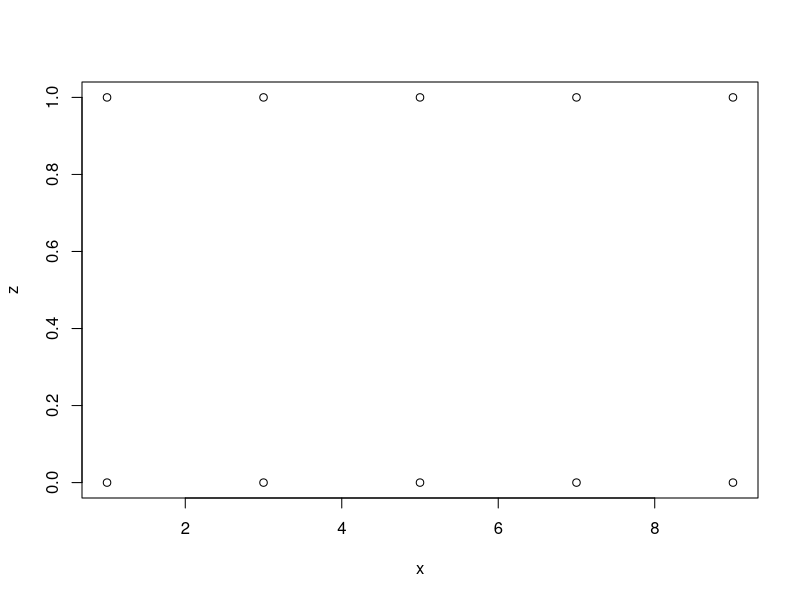
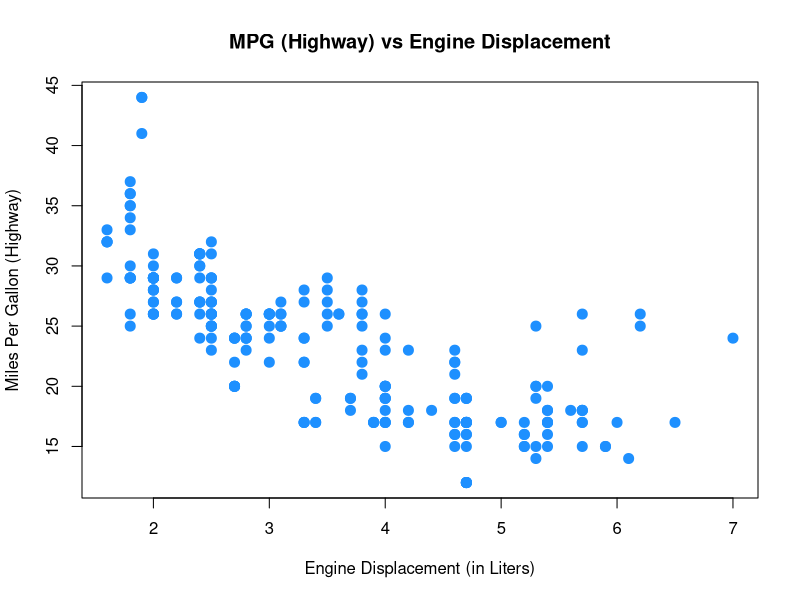

R code for these plots, in order:
## ---- chunk 1
# define function
get_sd = function(x, biased = FALSE) {
  n = length(x) - 1 * !biased
  sqrt((1 / n) * sum((x - mean(x)) ^ 2))
}

# generate random sample data
set.seed(42)
(test_sample = rnorm(n = 10, mean = 2, sd = 5))

# run function on generated data
get_sd(test_sample)
## ---- chunk 2
example_data = read.csv("example_data.csv")
## ---- chunk 3
#install.packages("ggplot2")
library(ggplot2)
## ---- chunk 4
#install.packages("rmarkdown")
## ---- chunk 5
plot(z ~ x, data = example_data)
## ---- chunk 6
plot(hwy ~ displ, data = mpg,
     xlab = "Engine Displacement (in Liters)",
     ylab = "Miles Per Gallon (Highway)",
     main = "MPG (Highway) vs Engine Displacement",
     pch  = 20,
     cex  = 2,
     col  = "dodgerblue")
## ---- chunk 7
print("Hello World!")
## ---- chunk 8
x = 1:10
y = 1:10
summary(lm(y ~ x))
